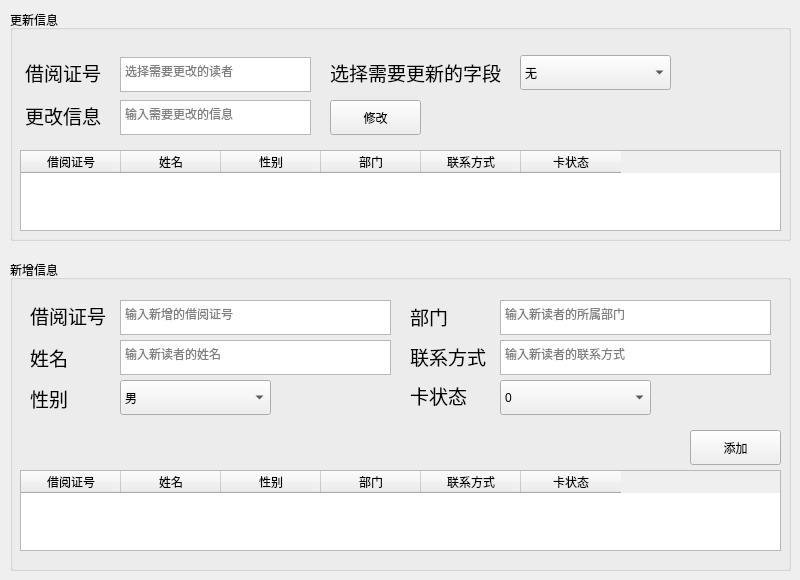
      <widget class="QWidget" name="readerUpdateTab">
       <attribute name="title">
        <string>更新信息</string>
       </attribute>
       <widget class="QGroupBox" name="groupbox_1">
        <property name="geometry">
         <rect>
          <x>10</x>
          <y>10</y>
          <width>781</width>
          <height>231</height>
         </rect>
        </property>
        <property name="title">
         <string>更新信息</string>
        </property>
        <widget class="QTableWidget" name="readerUpdateTable">
         <property name="geometry">
          <rect>
           <x>10</x>
           <y>140</y>
           <width>761</width>
           <height>81</height>
          </rect>
         </property>
         <column>
          <property name="text">
           <string>借阅证号</string>
          </property>
         </column>
         <column>
          <property name="text">
           <string>姓名</string>
          </property>
         </column>
         <column>
          <property name="text">
           <string>性别</string>
          </property>
         </column>
         <column>
          <property name="text">
           <string>部门</string>
          </property>
         </column>
         <column>
          <property name="text">
           <string>联系方式</string>
          </property>
         </column>
         <column>
          <property name="text">
           <string>卡状态</string>
          </property>
         </column>
        </widget>
        <widget class="QTextEdit" name="readerUpdateText">
         <property name="geometry">
          <rect>
           <x>110</x>
           <y>90</y>
           <width>191</width>
           <height>35</height>
          </rect>
         </property>
         <property name="placeholderText">
          <string>输入需要更改的信息</string>
         </property>
        </widget>
        <widget class="QPushButton" name="readerUpdateExec">
         <property name="geometry">
          <rect>
           <x>320</x>
           <y>90</y>
           <width>91</width>
           <height>35</height>
          </rect>
         </property>
         <property name="cursor">
          <cursorShape>PointingHandCursor</cursorShape>
         </property>
         <property name="text">
          <string>修改</string>
         </property>
        </widget>
        <widget class="QLabel" name="r1_label_2">
         <property name="geometry">
          <rect>
           <x>320</x>
           <y>50</y>
           <width>181</width>
           <height>25</height>
          </rect>
         </property>
         <property name="font">
          <font>
           <family>Microsoft YaHei UI</family>
           <pointsize>14</pointsize>
          </font>
         </property>
         <property name="text">
          <string>选择需要更新的字段</string>
         </property>
        </widget>
        <widget class="QLabel" name="r1_label_3">
         <property name="geometry">
          <rect>
           <x>15</x>
           <y>93</y>
           <width>81</width>
           <height>25</height>
          </rect>
         </property>
         <property name="font">
          <font>
           <family>Microsoft YaHei UI</family>
           <pointsize>14</pointsize>
          </font>
         </property>
         <property name="text">
          <string>更改信息</string>
         </property>
        </widget>
        <widget class="QComboBox" name="readerUpdateOptions">
         <property name="geometry">
          <rect>
           <x>510</x>
           <y>45</y>
           <width>151</width>
           <height>35</height>
          </rect>
         </property>
         <property name="currentIndex">
          <number>0</number>
         </property>
         <item>
          <property name="text">
           <string>无</string>
          </property>
         </item>
         <item>
          <property name="text">
           <string>姓名</string>
          </property>
         </item>
         <item>
          <property name="text">
           <string>性别</string>
          </property>
         </item>
         <item>
          <property name="text">
           <string>部门</string>
          </property>
         </item>
         <item>
          <property name="text">
           <string>联系方式</string>
          </property>
         </item>
        </widget>
        <widget class="QLabel" name="r1_label_10">
         <property name="geometry">
          <rect>
           <x>15</x>
           <y>50</y>
           <width>81</width>
           <height>25</height>
          </rect>
         </property>
         <property name="font">
          <font>
           <family>Microsoft YaHei UI</family>
           <pointsize>14</pointsize>
          </font>
         </property>
         <property name="text">
          <string>借阅证号</string>
         </property>
        </widget>
        <widget class="QTextEdit" name="readerUpdateId">
         <property name="geometry">
          <rect>
           <x>110</x>
           <y>47</y>
           <width>191</width>
           <height>35</height>
          </rect>
         </property>
         <property name="placeholderText">
          <string>选择需要更改的读者</string>
         </property>
        </widget>
       </widget>
       <widget class="QGroupBox" name="groupbox_2">
        <property name="geometry">
         <rect>
          <x>10</x>
          <y>260</y>
          <width>781</width>
          <height>311</height>
         </rect>
        </property>
        <property name="title">
         <string>新增信息</string>
        </property>
        <widget class="QTableWidget" name="readerInsertTable">
         <property name="geometry">
          <rect>
           <x>10</x>
           <y>210</y>
           <width>761</width>
           <height>81</height>
          </rect>
         </property>
         <column>
          <property name="text">
           <string>借阅证号</string>
          </property>
         </column>
         <column>
          <property name="text">
           <string>姓名</string>
          </property>
         </column>
         <column>
          <property name="text">
           <string>性别</string>
          </property>
         </column>
         <column>
          <property name="text">
           <string>部门</string>
          </property>
         </column>
         <column>
          <property name="text">
           <string>联系方式</string>
          </property>
         </column>
         <column>
          <property name="text">
           <string>卡状态</string>
          </property>
         </column>
        </widget>
        <widget class="QTextEdit" name="readerInsertId">
         <property name="geometry">
          <rect>
           <x>110</x>
           <y>40</y>
           <width>271</width>
           <height>35</height>
          </rect>
         </property>
         <property name="placeholderText">
          <string>输入新增的借阅证号</string>
         </property>
        </widget>
        <widget class="QPushButton" name="readerInsertExec">
         <property name="geometry">
          <rect>
           <x>680</x>
           <y>170</y>
           <width>91</width>
           <height>35</height>
          </rect>
         </property>
         <property name="cursor">
          <cursorShape>PointingHandCursor</cursorShape>
         </property>
         <property name="text">
          <string>添加</string>
         </property>
        </widget>
        <widget class="QComboBox" name="readerInsertStatus">
         <property name="geometry">
          <rect>
           <x>490</x>
           <y>120</y>
           <width>151</width>
           <height>35</height>
          </rect>
         </property>
         <property name="currentIndex">
          <number>0</number>
         </property>
         <item>
          <property name="text">
           <string>0</string>
          </property>
         </item>
         <item>
          <property name="text">
           <string>1</string>
          </property>
         </item>
        </widget>
        <widget class="QTextEdit" name="readerInsertPart">
         <property name="geometry">
          <rect>
           <x>490</x>
           <y>40</y>
           <width>271</width>
           <height>35</height>
          </rect>
         </property>
         <property name="placeholderText">
          <string>输入新读者的所属部门</string>
         </property>
        </widget>
        <widget class="QTextEdit" name="readerInsertName">
         <property name="geometry">
          <rect>
           <x>110</x>
           <y>80</y>
           <width>271</width>
           <height>35</height>
          </rect>
         </property>
         <property name="placeholderText">
          <string>输入新读者的姓名</string>
         </property>
        </widget>
        <widget class="QTextEdit" name="readerInsertTel">
         <property name="geometry">
          <rect>
           <x>490</x>
           <y>80</y>
           <width>271</width>
           <height>35</height>
          </rect>
         </property>
         <property name="placeholderText">
          <string>输入新读者的联系方式</string>
         </property>
        </widget>
        <widget class="QLabel" name="r1_label_4">
         <property name="geometry">
          <rect>
           <x>20</x>
           <y>43</y>
           <width>81</width>
           <height>25</height>
          </rect>
         </property>
         <property name="font">
          <font>
           <family>Microsoft YaHei UI</family>
           <pointsize>14</pointsize>
          </font>
         </property>
         <property name="text">
          <string>借阅证号</string>
         </property>
        </widget>
        <widget class="QLabel" name="r1_label_5">
         <property name="geometry">
          <rect>
           <x>20</x>
           <y>85</y>
           <width>81</width>
           <height>25</height>
          </rect>
         </property>
         <property name="font">
          <font>
           <family>Microsoft YaHei UI</family>
           <pointsize>14</pointsize>
          </font>
         </property>
         <property name="text">
          <string>姓名</string>
         </property>
        </widget>
        <widget class="QLabel" name="r1_label_6">
         <property name="geometry">
          <rect>
           <x>20</x>
           <y>126</y>
           <width>81</width>
           <height>25</height>
          </rect>
         </property>
         <property name="font">
          <font>
           <family>Microsoft YaHei UI</family>
           <pointsize>14</pointsize>
          </font>
         </property>
         <property name="text">
          <string>性别</string>
         </property>
        </widget>
        <widget class="QLabel" name="r1_label_7">
         <property name="geometry">
          <rect>
           <x>400</x>
           <y>84</y>
           <width>81</width>
           <height>25</height>
          </rect>
         </property>
         <property name="font">
          <font>
           <family>Microsoft YaHei UI</family>
           <pointsize>14</pointsize>
          </font>
         </property>
         <property name="text">
          <string>联系方式</string>
         </property>
        </widget>
        <widget class="QLabel" name="r1_label_8">
         <property name="geometry">
          <rect>
           <x>400</x>
           <y>123</y>
           <width>81</width>
           <height>25</height>
          </rect>
         </property>
         <property name="font">
          <font>
           <family>Microsoft YaHei UI</family>
           <pointsize>14</pointsize>
          </font>
         </property>
         <property name="text">
          <string>卡状态</string>
         </property>
        </widget>
        <widget class="QLabel" name="r1_label_9">
         <property name="geometry">
          <rect>
           <x>400</x>
           <y>44</y>
           <width>81</width>
           <height>25</height>
          </rect>
         </property>
         <property name="font">
          <font>
           <family>Microsoft YaHei UI</family>
           <pointsize>14</pointsize>
          </font>
         </property>
         <property name="text">
          <string>部门</string>
         </property>
        </widget>
        <widget class="QComboBox" name="readerInsertGender">
         <property name="geometry">
          <rect>
           <x>110</x>
           <y>120</y>
           <width>151</width>
           <height>35</height>
          </rect>
         </property>
         <property name="currentIndex">
          <number>0</number>
         </property>
         <item>
          <property name="text">
           <string>男</string>
          </property>
         </item>
         <item>
          <property name="text">
           <string>女</string>
          </property>
         </item>
        </widget>
       </widget>
      </widget>
